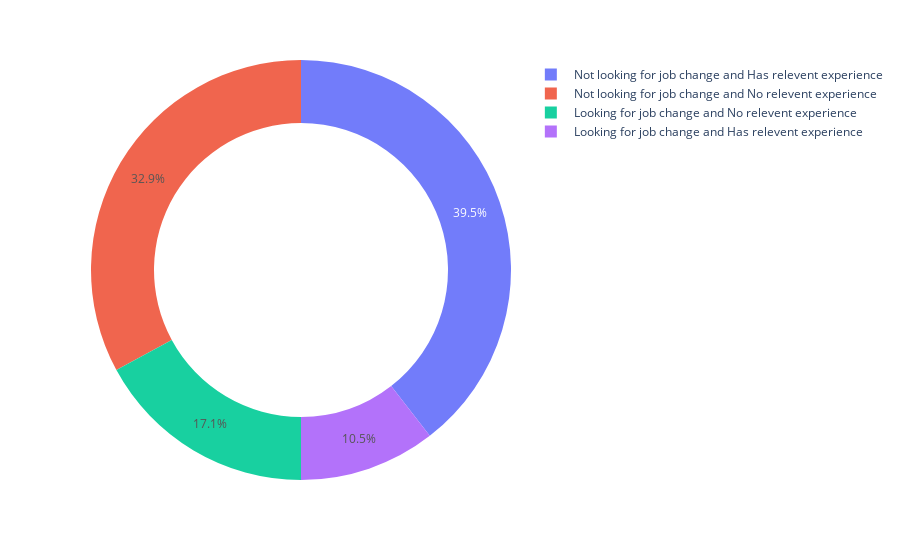

The notebook cell saved with this chart:
### Code cell
px.pie (calculations, names = "Labels", values = "value", hole = 0.7, opacity=0.9)

### Figure 1 — Plotly figure (JSON) as saved in the notebook; plotly's stock layout.template omitted (floating-point values rounded to 4 significant figures)
{"data": [{"domain": {"x": [0, 1], "y": [0, 1]}, "hole": 0.7, "hovertemplate": "Labels=%{label}<br>value=%{value}<extra></extra>", "labels": [" Looking for job change and Has relevent experience", " Looking for job change and No relevent experience", " Not looking for job change and No relevent experience", " Not looking for job change and Has relevent experience"], "legendgroup": "", "name": "", "opacity": 0.9, "showlegend": true, "type": "pie", "values": [21.02, 34.18, 65.82, 78.98]}], "layout": {"legend": {"tracegroupgap": 0}, "margin": {"t": 60}}}
